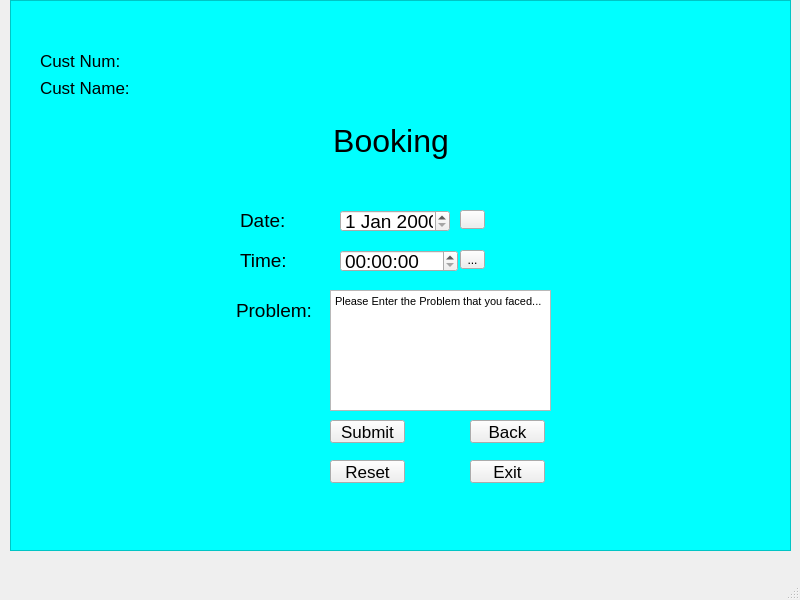
<?xml version="1.0" encoding="UTF-8"?>
<ui version="4.0">
 <class>MainWindow</class>
 <widget class="QMainWindow" name="MainWindow">
  <property name="geometry">
   <rect>
    <x>0</x>
    <y>0</y>
    <width>800</width>
    <height>600</height>
   </rect>
  </property>
  <property name="windowTitle">
   <string>MainWindow</string>
  </property>
  <widget class="QWidget" name="centralwidget">
   <widget class="QLabel" name="label">
    <property name="geometry">
     <rect>
      <x>10</x>
      <y>110</y>
      <width>771</width>
      <height>61</height>
     </rect>
    </property>
    <property name="font">
     <font>
      <pointsize>24</pointsize>
     </font>
    </property>
    <property name="text">
     <string>Booking </string>
    </property>
    <property name="alignment">
     <set>Qt::AlignCenter</set>
    </property>
   </widget>
   <widget class="QLabel" name="label_3">
    <property name="geometry">
     <rect>
      <x>40</x>
      <y>50</y>
      <width>121</width>
      <height>21</height>
     </rect>
    </property>
    <property name="font">
     <font>
      <pointsize>13</pointsize>
     </font>
    </property>
    <property name="text">
     <string>Cust Num: </string>
    </property>
   </widget>
   <widget class="QLabel" name="label_4">
    <property name="geometry">
     <rect>
      <x>40</x>
      <y>80</y>
      <width>121</width>
      <height>16</height>
     </rect>
    </property>
    <property name="font">
     <font>
      <pointsize>13</pointsize>
     </font>
    </property>
    <property name="text">
     <string>Cust Name: </string>
    </property>
   </widget>
   <widget class="QLabel" name="label_2">
    <property name="geometry">
     <rect>
      <x>240</x>
      <y>210</y>
      <width>51</width>
      <height>21</height>
     </rect>
    </property>
    <property name="font">
     <font>
      <pointsize>14</pointsize>
     </font>
    </property>
    <property name="text">
     <string>Date:</string>
    </property>
   </widget>
   <widget class="QDateEdit" name="dateEdit">
    <property name="geometry">
     <rect>
      <x>340</x>
      <y>210</y>
      <width>110</width>
      <height>22</height>
     </rect>
    </property>
    <property name="font">
     <font>
      <pointsize>14</pointsize>
     </font>
    </property>
    <property name="styleSheet">
     <string notr="true"/>
    </property>
   </widget>
   <widget class="QTimeEdit" name="timeEdit">
    <property name="geometry">
     <rect>
      <x>340</x>
      <y>250</y>
      <width>118</width>
      <height>22</height>
     </rect>
    </property>
    <property name="font">
     <font>
      <pointsize>14</pointsize>
     </font>
    </property>
   </widget>
   <widget class="QLabel" name="label_5">
    <property name="geometry">
     <rect>
      <x>240</x>
      <y>250</y>
      <width>51</width>
      <height>21</height>
     </rect>
    </property>
    <property name="font">
     <font>
      <pointsize>14</pointsize>
     </font>
    </property>
    <property name="text">
     <string>Time:</string>
    </property>
   </widget>
   <widget class="QToolButton" name="toolButton">
    <property name="geometry">
     <rect>
      <x>460</x>
      <y>210</y>
      <width>25</width>
      <height>19</height>
     </rect>
    </property>
    <property name="text">
     <string/>
    </property>
    <property name="checkable">
     <bool>false</bool>
    </property>
    <property name="popupMode">
     <enum>QToolButton::DelayedPopup</enum>
    </property>
   </widget>
   <widget class="QToolButton" name="toolButton_2">
    <property name="geometry">
     <rect>
      <x>460</x>
      <y>250</y>
      <width>25</width>
      <height>19</height>
     </rect>
    </property>
    <property name="text">
     <string>...</string>
    </property>
   </widget>
   <widget class="QTextEdit" name="textEdit">
    <property name="geometry">
     <rect>
      <x>330</x>
      <y>290</y>
      <width>221</width>
      <height>121</height>
     </rect>
    </property>
    <property name="html">
     <string>&lt;!DOCTYPE HTML PUBLIC &quot;-//W3C//DTD HTML 4.0//EN&quot; &quot;http://www.w3.org/TR/REC-html40/strict.dtd&quot;&gt;
&lt;html&gt;&lt;head&gt;&lt;meta name=&quot;qrichtext&quot; content=&quot;1&quot; /&gt;&lt;style type=&quot;text/css&quot;&gt;
p, li { white-space: pre-wrap; }
&lt;/style&gt;&lt;/head&gt;&lt;body style=&quot; font-family:'MS Shell Dlg 2'; font-size:18pt; font-weight:400; font-style:normal;&quot;&gt;
&lt;p style=&quot; margin-top:0px; margin-bottom:0px; margin-left:0px; margin-right:0px; -qt-block-indent:0; text-indent:0px;&quot;&gt;&lt;span style=&quot; font-size:8pt;&quot;&gt;Please Enter the Problem that you faced...&lt;/span&gt;&lt;/p&gt;&lt;/body&gt;&lt;/html&gt;</string>
    </property>
   </widget>
   <widget class="QLabel" name="label_6">
    <property name="geometry">
     <rect>
      <x>236</x>
      <y>300</y>
      <width>81</width>
      <height>20</height>
     </rect>
    </property>
    <property name="font">
     <font>
      <pointsize>14</pointsize>
     </font>
    </property>
    <property name="text">
     <string>Problem:</string>
    </property>
   </widget>
   <widget class="QPushButton" name="pushButton">
    <property name="geometry">
     <rect>
      <x>330</x>
      <y>420</y>
      <width>75</width>
      <height>23</height>
     </rect>
    </property>
    <property name="font">
     <font>
      <pointsize>13</pointsize>
     </font>
    </property>
    <property name="text">
     <string>Submit</string>
    </property>
   </widget>
   <widget class="QPushButton" name="pushButton_2">
    <property name="geometry">
     <rect>
      <x>330</x>
      <y>460</y>
      <width>75</width>
      <height>23</height>
     </rect>
    </property>
    <property name="font">
     <font>
      <pointsize>13</pointsize>
     </font>
    </property>
    <property name="text">
     <string>Reset</string>
    </property>
   </widget>
   <widget class="QPushButton" name="pushButton_3">
    <property name="geometry">
     <rect>
      <x>470</x>
      <y>420</y>
      <width>75</width>
      <height>23</height>
     </rect>
    </property>
    <property name="font">
     <font>
      <pointsize>13</pointsize>
     </font>
    </property>
    <property name="text">
     <string>Back</string>
    </property>
   </widget>
   <widget class="QPushButton" name="pushButton_4">
    <property name="geometry">
     <rect>
      <x>470</x>
      <y>460</y>
      <width>75</width>
      <height>23</height>
     </rect>
    </property>
    <property name="font">
     <font>
      <pointsize>13</pointsize>
     </font>
    </property>
    <property name="text">
     <string>Exit</string>
    </property>
   </widget>
   <widget class="QFrame" name="frame">
    <property name="geometry">
     <rect>
      <x>10</x>
      <y>0</y>
      <width>781</width>
      <height>551</height>
     </rect>
    </property>
    <property name="styleSheet">
     <string notr="true">background-color: rgb(0, 255, 255);</string>
    </property>
    <property name="frameShape">
     <enum>QFrame::StyledPanel</enum>
    </property>
    <property name="frameShadow">
     <enum>QFrame::Raised</enum>
    </property>
   </widget>
   <zorder>frame</zorder>
   <zorder>label</zorder>
   <zorder>label_3</zorder>
   <zorder>label_4</zorder>
   <zorder>label_2</zorder>
   <zorder>dateEdit</zorder>
   <zorder>timeEdit</zorder>
   <zorder>label_5</zorder>
   <zorder>toolButton</zorder>
   <zorder>toolButton_2</zorder>
   <zorder>label_6</zorder>
   <zorder>pushButton</zorder>
   <zorder>pushButton_2</zorder>
   <zorder>pushButton_3</zorder>
   <zorder>pushButton_4</zorder>
   <zorder>textEdit</zorder>
  </widget>
  <widget class="QMenuBar" name="menubar">
   <property name="geometry">
    <rect>
     <x>0</x>
     <y>0</y>
     <width>800</width>
     <height>21</height>
    </rect>
   </property>
  </widget>
  <widget class="QStatusBar" name="statusbar"/>
 </widget>
 <resources/>
 <connections/>
</ui>
